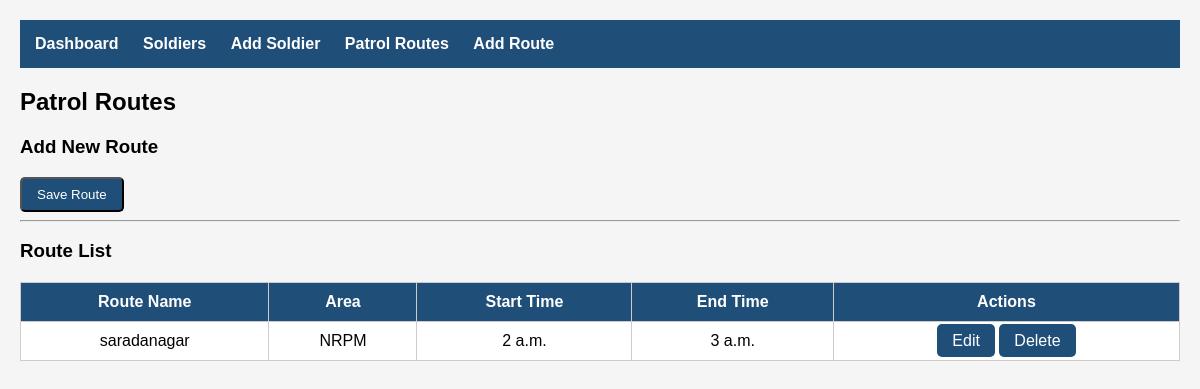
The app's page /routes/ with its own data.
### patrol/models.py (models this page shows, shortened)
class PatrolRoute(models.Model):
    route_name = models.CharField(max_length=100)
    area = models.CharField(max_length=100)
    start_time = models.TimeField()
    end_time = models.TimeField()

### patrol/views.py (the view)
# urls.py: path('routes/', PatrolRouteListView.as_view(), name='route_list'),
class PatrolRouteListView(ListView):
    model = PatrolRoute
    template_name = "routes.html"
    context_object_name = "routes"

### templates/routes.html (shortened to what this page needs)
{% extends 'base.html' %}
{% block content %}
<h2>Patrol Routes</h2>
<h3>Add New Route</h3>
<form method="POST">
    <button type="submit" class="btn">Save Route</button>
</form>
<hr>
<h3>Route List</h3>
<table>
    <tr>
        <th>Route Name</th>
        <th>Area</th>
        <th>Start Time</th>
        <th>End Time</th>
        <th>Actions</th>
    </tr>
    {% for route in routes %}
    <tr>
        <td>{{ route.route_name }}</td>
        <td>{{ route.area }}</td>
        <td>{{ route.start_time }}</td>
        <td>{{ route.end_time }}</td>
        <td>
            <a href="/routes/{{ route.id }}/edit/" class="btn">Edit</a>
            <a href="/routes/{{ route.id }}/delete/" class="btn">Delete</a>
        </td>
    </tr>
    {% empty %}
    <tr>
        <td colspan="5">No Routes Available</td>
    </tr>
    {% endfor %}
</table>
{% endblock %}

### templates/base.html (style rules this page uses)
body { font-family: Arial, sans-serif; margin:20px; background:#f5f5f5; }
table { width:100%; border-collapse:collapse; margin-top:20px; background:white; }
th,td { border:1px solid #ccc; padding:10px; text-align:center; }
th { background:#1f4e79; color:white; }
.btn { padding:8px 15px; background:#1f4e79; color:white; text-decoration:none; border-radius:5px; }

### records on screen
PatrolRoute: route_name "saradanagar", area "NRPM", start_time "2 a.m.", end_time "3 a.m."
